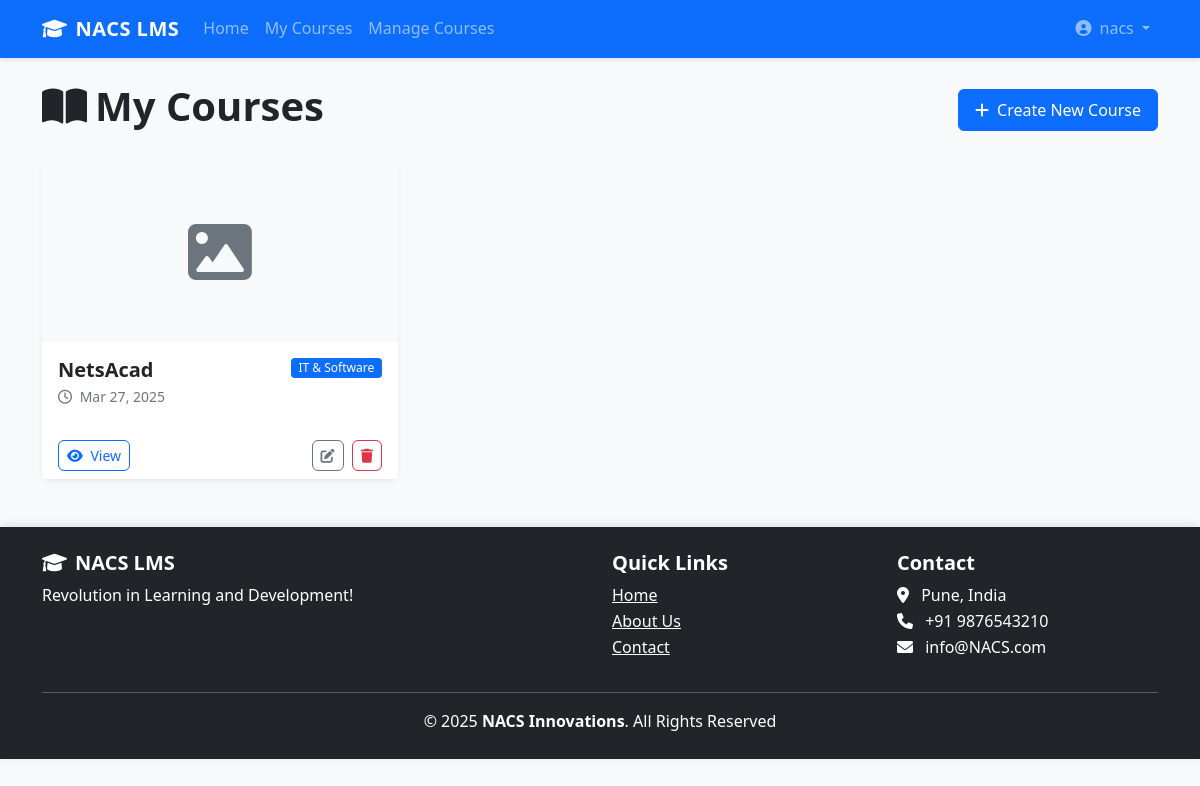
Before: /courses/ (signed in) with the older database file.
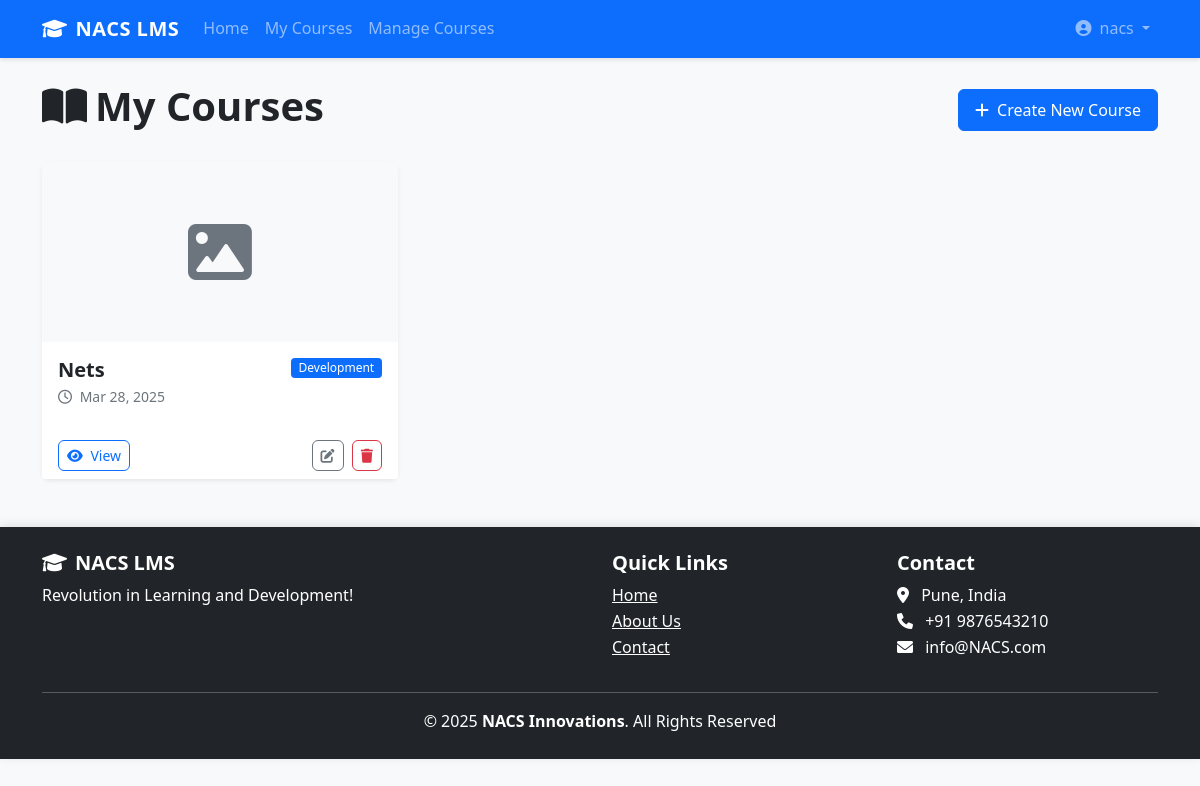
After: the same page with the newer database file.
### lms/models.py (models this page shows, shortened)
class CourseInfo(models.Model):
    COURSE_CATEGORIES = (
        ('development', 'Development'),
        ('business', 'Business'),
        ('finance', 'Finance & Accounting'),
        ('it', 'IT & Software'),
        ('marketing', 'Marketing'),
    )
    user = models.ForeignKey(User, on_delete=models.CASCADE)
    course_name = models.CharField(max_length=1000)
    slug = models.SlugField(max_length=250, unique=True, blank=True)
    category = models.CharField(max_length=100, choices=COURSE_CATEGORIES, default='development')
    created_at = models.DateTimeField(auto_now_add=True)
    updated_at = models.DateTimeField(auto_now=True)

### lms/views.py (the view)
# urls.py: path('courses/', views.course_list, name='course_list'),
@login_required
def course_list(request):
    if request.user.is_staff:
        courses = CourseInfo.objects.filter(user=request.user)
        return render(request, 'lms/courses/course_list.html', {'courses': courses})
    return redirect('lms:home')

### lms/templates/lms/courses/course_list.html (shortened to what this page needs)
{% extends 'lms/base.html' %}
{% block content %}
<div class="d-flex justify-content-between align-items-center mb-4">
    <h1><i class="fas fa-book-open me-2"></i>My Courses</h1>
    {% if user.is_staff %}
    <a href="{% url 'lms:course_create' %}" class="btn btn-primary">
        <i class="fas fa-plus me-2"></i>Create New Course
    </a>
    {% endif %}
</div>
{% if courses %}
<div class="row row-cols-1 row-cols-md-2 row-cols-lg-3 g-4">
    {% for course in courses %}
    <div class="col">
        <div class="card h-100 border-0 shadow-sm">
            {% if course.coursedetails.course_image %}
            <img src="{{ course.coursedetails.course_image.url }}" class="card-img-top" alt="{{ course.course_name }}" style="height: 180px; object-fit: cover;">
            {% else %}
            <div class="bg-light d-flex align-items-center justify-content-center" style="height: 180px;">
                <i class="fas fa-image fa-4x text-muted"></i>
            </div>
            {% endif %}
            <div class="card-body">
                <div class="d-flex justify-content-between align-items-start">
                    <h5 class="card-title mb-1">{{ course.course_name }}</h5>
                    <span class="badge bg-primary">{{ course.get_category_display }}</span>
                </div>
                <p class="card-text text-muted small mb-2">
                    <i class="far fa-clock me-1"></i> {{ course.created_at|date:"M d, Y" }}
                </p>
            </div>
            <div class="card-footer bg-white border-0">
                <div class="d-flex justify-content-between">
                    <a href="{% url 'lms:course_details' course.slug %}" class="btn btn-sm btn-outline-primary">
                        <i class="fas fa-eye me-1"></i> View
                    </a>
                    <div>
                        <a href="{% url 'lms:course_update' course.slug %}" class="btn btn-sm btn-outline-secondary">
                            <i class="fas fa-edit"></i>
                        </a>
                        <a href="{% url 'lms:course_delete' course.slug %}" class="btn btn-sm btn-outline-danger ms-1">
                            <i class="fas fa-trash"></i>
                        </a>
                    </div>
                </div>
            </div>
        </div>
    </div>
    {% endfor %}
</div>
{% endif %}
{% endblock %}

Changed rows visible on the page:
removed CourseInfo: course_name "NetsAcad", category "IT & Software", created_at "Mar 27, 2025"
added CourseInfo: course_name "Nets", category "Development", created_at "Mar 28, 2025"
